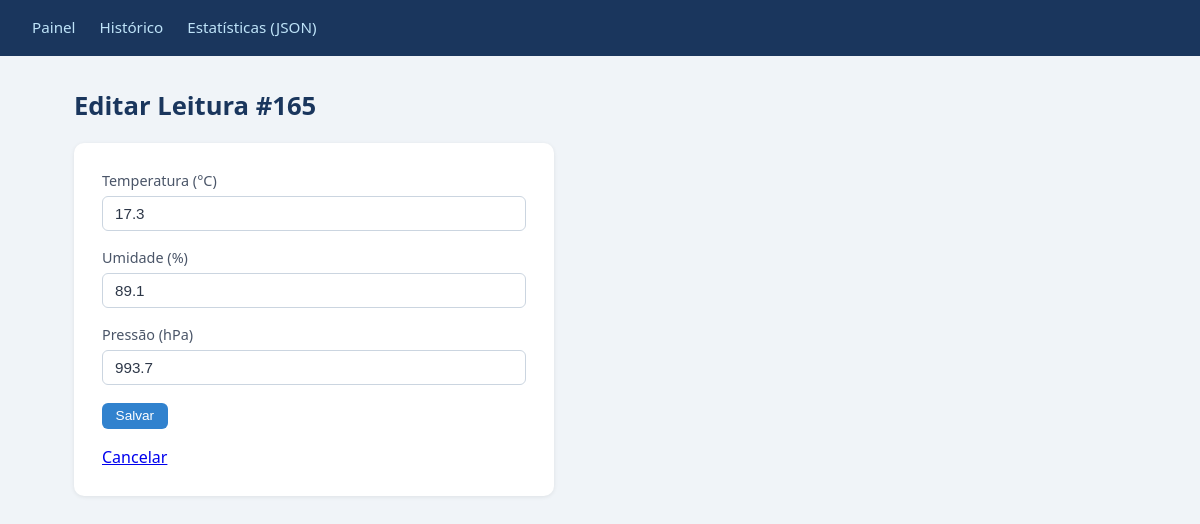
The page /leituras/165/editar on the database its author committed.
### tables this page shows
CREATE TABLE leituras (
    id INTEGER PRIMARY KEY AUTOINCREMENT,
    temperatura REAL NOT NULL,
    umidade REAL NOT NULL,
    pressao REAL,
    timestamp DATETIME DEFAULT (datetime('now','localtime'))
, distancia REAL);

### app.py (the view)
@app.route("/leituras/<int:id>/editar", methods=["GET"])
def editar(id):
    leitura = buscar_leitura(id)
    if leitura is None:
        abort(404, f"Leitura {id} não encontrada.")
    return render_template("editar.html", leitura=leitura)

### database.py (called while the page is built)
def get_db_connection():
    conn = sqlite3.connect(DB_PATH, timeout=10)
    conn.execute("PRAGMA journal_mode=WAL")
    conn.execute("PRAGMA busy_timeout=5000")  # espera até 5s antes de lançar OperationalError
    conn.row_factory = sqlite3.Row
    return conn

def buscar_leitura(id):
    conn = get_db_connection()
    try:
        row = conn.execute(
            "SELECT * FROM leituras WHERE id = ?", (id,)
        ).fetchone()
        return dict(row) if row else None
    finally:
        conn.close()

### templates/editar.html (shortened to what this page needs)
{% extends "base.html" %}
{% block content %}
<h1>Editar Leitura #{{ leitura.id }}</h1>
<form id="form-editar">
  <label>
    Temperatura (°C)
    <input type="number" step="0.01" name="temperatura" value="{{ leitura.temperatura }}" required>
  </label>
  <label>
    Umidade (%)
    <input type="number" step="0.01" name="umidade" value="{{ leitura.umidade }}" required>
  </label>
  <label>
    Pressão (hPa)
    <input type="number" step="0.01" name="pressao" value="{{ leitura.pressao if leitura.pressao is not none else '' }}">
  </label>
  <button type="submit">Salvar</button>
  <a href="/leituras/{{ leitura.id }}">Cancelar</a>
</form>
{% endblock %}

### static/css/style.css (style rules this page uses)
*, *::before, *::after { box-sizing: border-box; margin: 0; padding: 0; }
body { font-family: 'Segoe UI', system-ui, sans-serif; background: #f0f4f8; color: #2d3748; min-height: 100vh; }
h1 { font-size: 1.6rem; font-weight: 700; color: #1a365d; margin-bottom: 1.25rem; }
button { background: #3182ce; color: #fff; border: none; border-radius: 6px; padding: 0.35rem 0.85rem; font-size: 0.85rem; cursor: pointer; transition: background 0.2s; }
form { background: #fff; border-radius: 10px; padding: 1.75rem; box-shadow: 0 1px 4px rgba(0,0,0,0.08); max-width: 480px; display: flex; flex-direction: column; gap: 1.1rem; }
form label { display: flex; flex-direction: column; gap: 0.35rem; font-size: 0.9rem; font-weight: 500; color: #4a5568; }
form input[type="number"], form input[type="text"] { border: 1px solid #cbd5e0; border-radius: 6px; padding: 0.5rem 0.75rem; font-size: 0.95rem; color: #2d3748; transition: border-color 0.2s, box-shadow 0.2s; width: 100%; }
form button[type="submit"] { align-self: flex-start; }

### rows shown on the page
leituras: id "165", temperatura "17.3", umidade "89.1", pressao "993.7"
